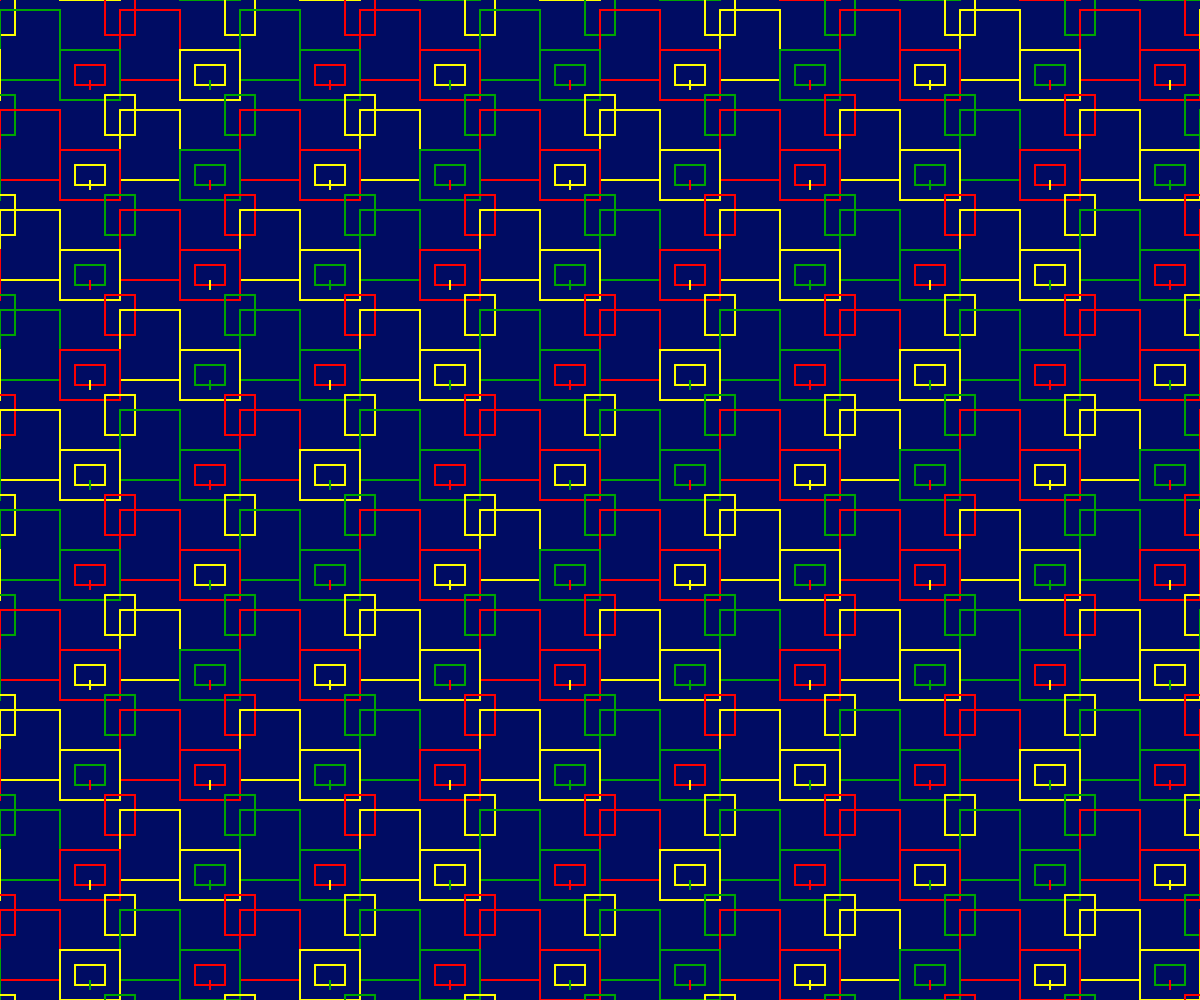
Frame 1 (no input)
Frame 60 (no input): identical to frame 1, image omitted
Frame 120 (the mouse pressed at the canvas centre since frame 60): identical to frame 1, image omitted

The p5.js sketch that drew this single still picture (run headless with seeded random() and noise() and a simulated clock; from frame 60 on, the mouse is pressed at the canvas centre):

// p5.js sketch
// ── sketch.js
function setup() {
  createCanvas(windowWidth, windowHeight);
}

function draw() {
  background(0, 12, 99); // Navy blue background

  noFill();
  strokeWeight(2);

  let rectCount = 5; // Number of concentric rectangles per cluster

  for (let centerX = 0; centerX <= windowWidth; centerX += windowWidth / 10) {
    let x = centerX;

    for (let centerY = 0; centerY <= windowHeight; centerY += windowHeight / 10) {
      let y = centerY;

      for (let i = 0; i < rectCount; i++) {
        // Balanced color logic based on position and index
        let colorFactor = (centerX + centerY + i * 50) % 255; // Generate a value between 0 and 255
        if (colorFactor < 85) {
          stroke(255, 0, 0); // Red
        } else if (colorFactor < 170) {
          stroke(255, 255, 0); // Orange
        } else {
          stroke(0, 165, 0); // Yellow
        }

        // Vary size by changing the padding increment
        let padding = i * 15; // Adjust padding for size variation
        rect(
          x - (width / 20) + padding,
          y - (height / 20) + padding,
          width / 20 - 2 * padding,
          height / 20 - 2 * padding
        );
      }
    }
  }
}
